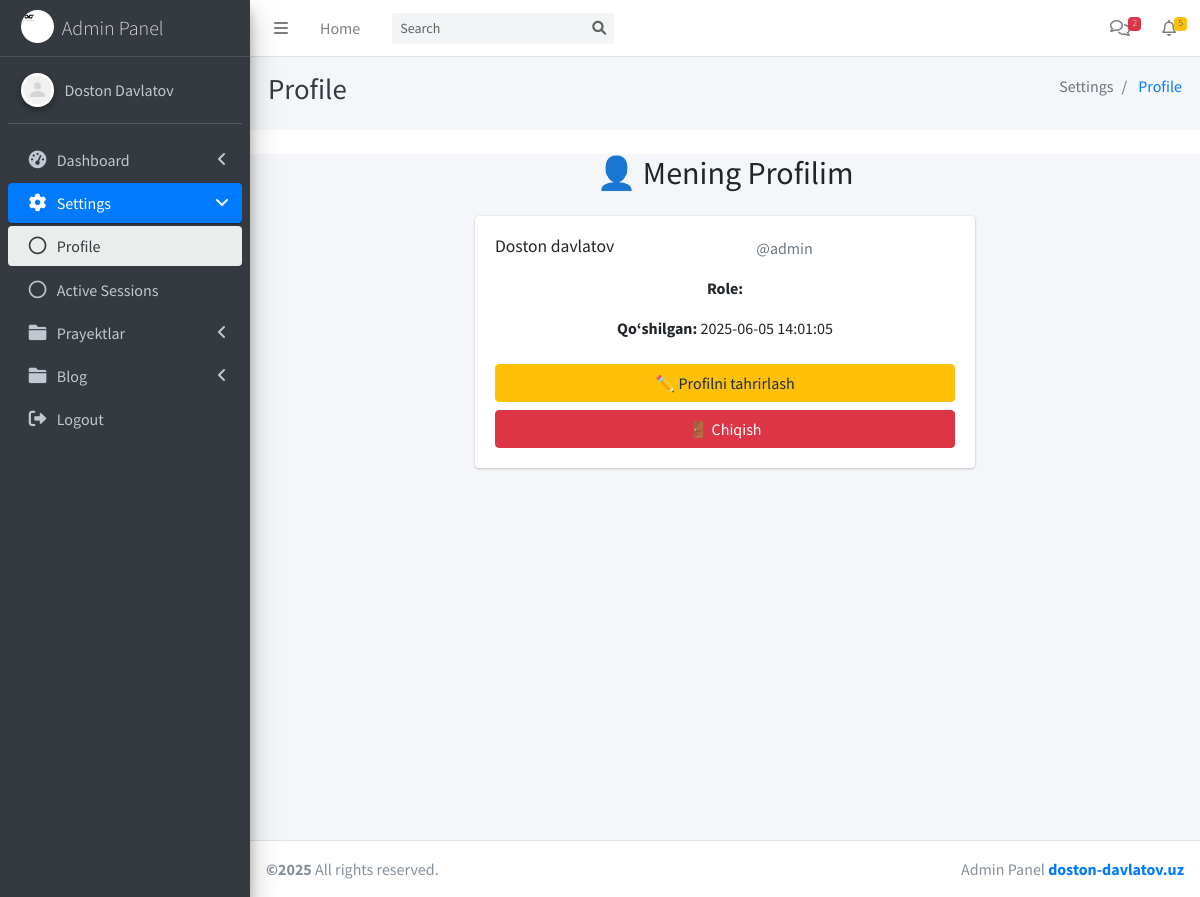
Before: /profile.php (signed in) with the older database file.
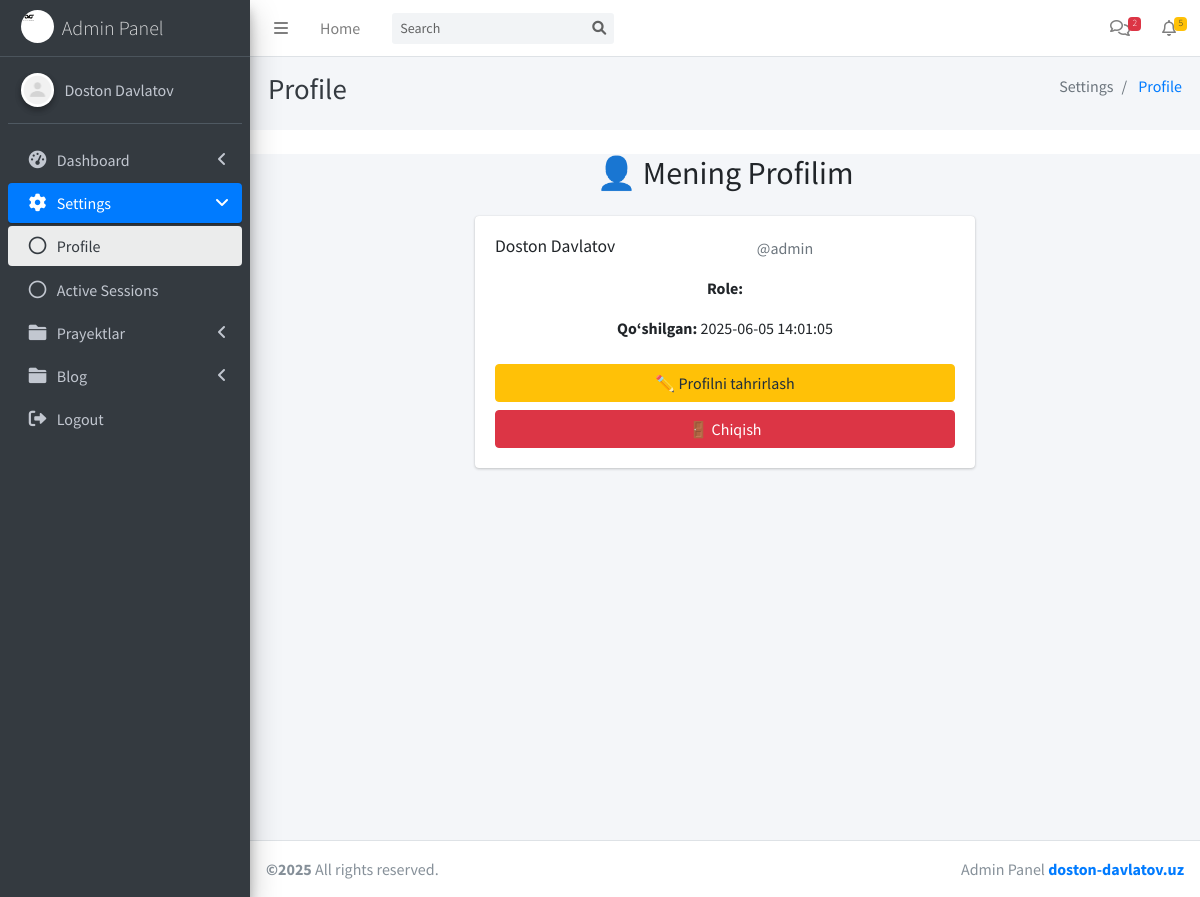
After: the same page with the newer database file.
### tables this page shows
CREATE TABLE users (
    id INT AUTO_INCREMENT PRIMARY KEY,
    name VARCHAR(100) NOT NULL,
    username VARCHAR(50) UNIQUE NOT NULL,
    password VARCHAR(255) NOT NULL,
    created_at TIMESTAMP DEFAULT CURRENT_TIMESTAMP,
    updated_at TIMESTAMP DEFAULT CURRENT_TIMESTAMP ON UPDATE CURRENT_TIMESTAMP
);

### config.php (called while the page is built, shortened)
<?php
class Database
{
    private $conn;
    public function __construct()
    {
        $this->conn = new mysqli(DB_SERVER, DB_USERNAME, DB_PASSWORD, DB_NAME);
    }
    public function executeQuery($sql, $params = [], $types = "")
    {
        $result = $this->conn->prepare($sql);
        if ($params) {
            $result->bind_param($types, ...$params);
        }
        if (!$result->execute()) {
            return "Execution error: " . $result->error;
        }
        return $result;
    }
    public function select($table, $columns = "*", $condition = "", $params = [], $types = "")
    {
        $sql = "SELECT $columns FROM $table" . ($condition ? " WHERE $condition" : "");
        $result = $this->executeQuery($sql, $params, $types);
        return $result->get_result()->fetch_all(MYSQLI_ASSOC);
    }
}

### profile.php (the view, shortened to what this page needs)
<?php
include './config.php';
$db = new Database();
$user_id = (int)$_SESSION['user']['id'];
$user = $db->select('users', '*', 'id = ?', [$user_id], 'i');
$user = $user[0];
?>
<?php include './template/header.php'; ?>
<div class="container mt-4">
    <h2 class="text-center mb-4">👤 Mening Profilim</h2>
    <div class="card mx-auto" style="max-width: 500px;">
        <div class="card-body text-center">
            <h4 class="card-title"><?= htmlspecialchars($user['name']) ?></h4>
            <p class="text-muted">@<?= htmlspecialchars($user['username']) ?></p>
            <p><strong>Role:</strong> <?= htmlspecialchars($user['role']) ?></p>
            <p><strong>Qo‘shilgan:</strong> <?= htmlspecialchars($user['created_at']) ?></p>
            <a href="./edit_profile.php" class="btn btn-warning w-100 my-2">✏️ Profilni tahrirlash</a>
            <a href="./logout.php" class="btn btn-danger w-100">🚪 Chiqish</a>
        </div>
    </div>
</div>
<?php include './template/footer.php'; ?>

Changed rows visible on the page:
changed users "admin": name "Doston davlatov" → "Doston Davlatov"
